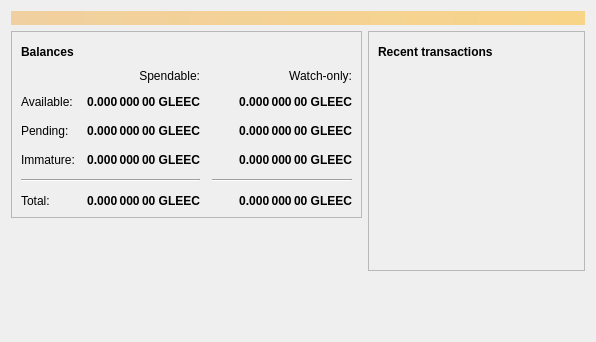
<?xml version="1.0" encoding="UTF-8"?>
<ui version="4.0">
 <class>OverviewPage</class>
 <widget class="QWidget" name="OverviewPage">
  <property name="geometry">
   <rect>
    <x>0</x>
    <y>0</y>
    <width>596</width>
    <height>342</height>
   </rect>
  </property>
  <property name="windowTitle">
   <string>Form</string>
  </property>
  <layout class="QVBoxLayout" name="topLayout">
   <item>
    <widget class="QLabel" name="labelAlerts">
     <property name="visible">
      <bool>false</bool>
     </property>
     <property name="styleSheet">
      <string notr="true">QLabel { background-color: qlineargradient(x1: 0, y1: 0, x2: 1, y2: 0, stop:0 #F0D0A0, stop:1 #F8D488); color:#000000; }</string>
     </property>
     <property name="wordWrap">
      <bool>true</bool>
     </property>
     <property name="margin">
      <number>3</number>
     </property>
     <property name="textInteractionFlags">
      <set>Qt::TextSelectableByMouse</set>
     </property>
    </widget>
   </item>
   <item>
    <layout class="QHBoxLayout" name="horizontalLayout" stretch="1,1">
     <item>
      <layout class="QVBoxLayout" name="verticalLayout_2">
       <item>
        <widget class="QFrame" name="frame">
         <property name="frameShape">
          <enum>QFrame::StyledPanel</enum>
         </property>
         <property name="frameShadow">
          <enum>QFrame::Raised</enum>
         </property>
         <layout class="QVBoxLayout" name="verticalLayout_4">
          <item>
           <layout class="QHBoxLayout" name="horizontalLayout_4">
            <item>
             <widget class="QLabel" name="label_5">
              <property name="font">
               <font>
                <weight>75</weight>
                <bold>true</bold>
               </font>
              </property>
              <property name="text">
               <string>Balances</string>
              </property>
             </widget>
            </item>
            <item>
             <widget class="QPushButton" name="labelWalletStatus">
              <property name="enabled">
               <bool>true</bool>
              </property>
              <property name="maximumSize">
               <size>
                <width>30</width>
                <height>16777215</height>
               </size>
              </property>
              <property name="toolTip">
               <string>The displayed information may be out of date. Your wallet automatically synchronizes with the GleecBTC network after a connection is established, but this process has not completed yet.</string>
              </property>
              <property name="text">
               <string/>
              </property>
              <property name="icon">
               <iconset resource="../gleecbtc.qrc">
                <normaloff>:/icons/warning</normaloff>
                <disabledoff>:/icons/warning</disabledoff>:/icons/warning</iconset>
              </property>
              <property name="iconSize">
               <size>
                <width>24</width>
                <height>24</height>
               </size>
              </property>
              <property name="flat">
               <bool>true</bool>
              </property>
             </widget>
            </item>
            <item>
             <spacer name="horizontalSpacer_3">
              <property name="orientation">
               <enum>Qt::Horizontal</enum>
              </property>
              <property name="sizeHint" stdset="0">
               <size>
                <width>40</width>
                <height>20</height>
               </size>
              </property>
             </spacer>
            </item>
           </layout>
          </item>
          <item>
           <layout class="QGridLayout" name="gridLayout">
            <property name="spacing">
             <number>12</number>
            </property>
            <item row="2" column="2">
             <widget class="QLabel" name="labelWatchPending">
              <property name="font">
               <font>
                <weight>75</weight>
                <bold>true</bold>
               </font>
              </property>
              <property name="cursor">
               <cursorShape>IBeamCursor</cursorShape>
              </property>
              <property name="toolTip">
               <string>Unconfirmed transactions to watch-only addresses</string>
              </property>
              <property name="text">
               <string notr="true">0.000 000 00 GLEEC</string>
              </property>
              <property name="alignment">
               <set>Qt::AlignRight|Qt::AlignTrailing|Qt::AlignVCenter</set>
              </property>
              <property name="textInteractionFlags">
               <set>Qt::LinksAccessibleByMouse|Qt::TextSelectableByKeyboard|Qt::TextSelectableByMouse</set>
              </property>
             </widget>
            </item>
            <item row="2" column="1">
             <widget class="QLabel" name="labelUnconfirmed">
              <property name="font">
               <font>
                <weight>75</weight>
                <bold>true</bold>
               </font>
              </property>
              <property name="cursor">
               <cursorShape>IBeamCursor</cursorShape>
              </property>
              <property name="toolTip">
               <string>Total of transactions that have yet to be confirmed, and do not yet count toward the spendable balance</string>
              </property>
              <property name="text">
               <string notr="true">0.000 000 00 GLEEC</string>
              </property>
              <property name="alignment">
               <set>Qt::AlignRight|Qt::AlignTrailing|Qt::AlignVCenter</set>
              </property>
              <property name="textInteractionFlags">
               <set>Qt::LinksAccessibleByMouse|Qt::TextSelectableByKeyboard|Qt::TextSelectableByMouse</set>
              </property>
             </widget>
            </item>
            <item row="3" column="2">
             <widget class="QLabel" name="labelWatchImmature">
              <property name="font">
               <font>
                <weight>75</weight>
                <bold>true</bold>
               </font>
              </property>
              <property name="cursor">
               <cursorShape>IBeamCursor</cursorShape>
              </property>
              <property name="toolTip">
               <string>Mined balance in watch-only addresses that has not yet matured</string>
              </property>
              <property name="text">
               <string notr="true">0.000 000 00 GLEEC</string>
              </property>
              <property name="alignment">
               <set>Qt::AlignRight|Qt::AlignTrailing|Qt::AlignVCenter</set>
              </property>
              <property name="textInteractionFlags">
               <set>Qt::LinksAccessibleByMouse|Qt::TextSelectableByKeyboard|Qt::TextSelectableByMouse</set>
              </property>
             </widget>
            </item>
            <item row="4" column="0" colspan="2">
             <widget class="Line" name="line">
              <property name="orientation">
               <enum>Qt::Horizontal</enum>
              </property>
             </widget>
            </item>
            <item row="4" column="2">
             <widget class="Line" name="lineWatchBalance">
              <property name="sizePolicy">
               <sizepolicy hsizetype="Preferred" vsizetype="Fixed">
                <horstretch>0</horstretch>
                <verstretch>0</verstretch>
               </sizepolicy>
              </property>
              <property name="minimumSize">
               <size>
                <width>140</width>
                <height>0</height>
               </size>
              </property>
              <property name="orientation">
               <enum>Qt::Horizontal</enum>
              </property>
             </widget>
            </item>
            <item row="5" column="0">
             <widget class="QLabel" name="labelTotalText">
              <property name="text">
               <string>Total:</string>
              </property>
             </widget>
            </item>
            <item row="3" column="1">
             <widget class="QLabel" name="labelImmature">
              <property name="font">
               <font>
                <weight>75</weight>
                <bold>true</bold>
               </font>
              </property>
              <property name="cursor">
               <cursorShape>IBeamCursor</cursorShape>
              </property>
              <property name="toolTip">
               <string>Mined balance that has not yet matured</string>
              </property>
              <property name="text">
               <string notr="true">0.000 000 00 GLEEC</string>
              </property>
              <property name="alignment">
               <set>Qt::AlignRight|Qt::AlignTrailing|Qt::AlignVCenter</set>
              </property>
              <property name="textInteractionFlags">
               <set>Qt::LinksAccessibleByMouse|Qt::TextSelectableByKeyboard|Qt::TextSelectableByMouse</set>
              </property>
             </widget>
            </item>
            <item row="2" column="3">
             <spacer name="horizontalSpacer_2">
              <property name="orientation">
               <enum>Qt::Horizontal</enum>
              </property>
              <property name="sizeHint" stdset="0">
               <size>
                <width>40</width>
                <height>20</height>
               </size>
              </property>
             </spacer>
            </item>
            <item row="3" column="0">
             <widget class="QLabel" name="labelImmatureText">
              <property name="text">
               <string>Immature:</string>
              </property>
             </widget>
            </item>
            <item row="5" column="1">
             <widget class="QLabel" name="labelTotal">
              <property name="font">
               <font>
                <weight>75</weight>
                <bold>true</bold>
               </font>
              </property>
              <property name="cursor">
               <cursorShape>IBeamCursor</cursorShape>
              </property>
              <property name="toolTip">
               <string>Your current total balance</string>
              </property>
              <property name="text">
               <string notr="true">0.000 000 00 GLEEC</string>
              </property>
              <property name="alignment">
               <set>Qt::AlignRight|Qt::AlignTrailing|Qt::AlignVCenter</set>
              </property>
              <property name="textInteractionFlags">
               <set>Qt::LinksAccessibleByMouse|Qt::TextSelectableByKeyboard|Qt::TextSelectableByMouse</set>
              </property>
             </widget>
            </item>
            <item row="5" column="2">
             <widget class="QLabel" name="labelWatchTotal">
              <property name="font">
               <font>
                <weight>75</weight>
                <bold>true</bold>
               </font>
              </property>
              <property name="cursor">
               <cursorShape>IBeamCursor</cursorShape>
              </property>
              <property name="toolTip">
               <string>Current total balance in watch-only addresses</string>
              </property>
              <property name="text">
               <string notr="true">0.000 000 00 GLEEC</string>
              </property>
              <property name="alignment">
               <set>Qt::AlignRight|Qt::AlignTrailing|Qt::AlignVCenter</set>
              </property>
              <property name="textInteractionFlags">
               <set>Qt::LinksAccessibleByMouse|Qt::TextSelectableByKeyboard|Qt::TextSelectableByMouse</set>
              </property>
             </widget>
            </item>
            <item row="0" column="2">
             <widget class="QLabel" name="labelWatchonly">
              <property name="text">
               <string>Watch-only:</string>
              </property>
              <property name="alignment">
               <set>Qt::AlignRight|Qt::AlignTrailing|Qt::AlignVCenter</set>
              </property>
             </widget>
            </item>
            <item row="1" column="0">
             <widget class="QLabel" name="labelBalanceText">
              <property name="text">
               <string>Available:</string>
              </property>
             </widget>
            </item>
            <item row="1" column="1">
             <widget class="QLabel" name="labelBalance">
              <property name="font">
               <font>
                <weight>75</weight>
                <bold>true</bold>
               </font>
              </property>
              <property name="cursor">
               <cursorShape>IBeamCursor</cursorShape>
              </property>
              <property name="toolTip">
               <string>Your current spendable balance</string>
              </property>
              <property name="text">
               <string notr="true">0.000 000 00 GLEEC</string>
              </property>
              <property name="alignment">
               <set>Qt::AlignRight|Qt::AlignTrailing|Qt::AlignVCenter</set>
              </property>
              <property name="textInteractionFlags">
               <set>Qt::LinksAccessibleByMouse|Qt::TextSelectableByKeyboard|Qt::TextSelectableByMouse</set>
              </property>
             </widget>
            </item>
            <item row="1" column="2">
             <widget class="QLabel" name="labelWatchAvailable">
              <property name="font">
               <font>
                <weight>75</weight>
                <bold>true</bold>
               </font>
              </property>
              <property name="cursor">
               <cursorShape>IBeamCursor</cursorShape>
              </property>
              <property name="toolTip">
               <string>Your current balance in watch-only addresses</string>
              </property>
              <property name="text">
               <string notr="true">0.000 000 00 GLEEC</string>
              </property>
              <property name="alignment">
               <set>Qt::AlignRight|Qt::AlignTrailing|Qt::AlignVCenter</set>
              </property>
              <property name="textInteractionFlags">
               <set>Qt::LinksAccessibleByMouse|Qt::TextSelectableByKeyboard|Qt::TextSelectableByMouse</set>
              </property>
             </widget>
            </item>
            <item row="2" column="0">
             <widget class="QLabel" name="labelPendingText">
              <property name="text">
               <string>Pending:</string>
              </property>
             </widget>
            </item>
            <item row="0" column="1">
             <widget class="QLabel" name="labelSpendable">
              <property name="text">
               <string>Spendable:</string>
              </property>
              <property name="alignment">
               <set>Qt::AlignRight|Qt::AlignTrailing|Qt::AlignVCenter</set>
              </property>
             </widget>
            </item>
           </layout>
          </item>
         </layout>
        </widget>
       </item>
       <item>
        <spacer name="verticalSpacer">
         <property name="orientation">
          <enum>Qt::Vertical</enum>
         </property>
         <property name="sizeHint" stdset="0">
          <size>
           <width>20</width>
           <height>40</height>
          </size>
         </property>
        </spacer>
       </item>
      </layout>
     </item>
     <item>
      <layout class="QVBoxLayout" name="verticalLayout_3">
       <item>
        <widget class="QFrame" name="frame_2">
         <property name="frameShape">
          <enum>QFrame::StyledPanel</enum>
         </property>
         <property name="frameShadow">
          <enum>QFrame::Raised</enum>
         </property>
         <layout class="QVBoxLayout" name="verticalLayout">
          <item>
           <layout class="QHBoxLayout" name="horizontalLayout_2">
            <item>
             <widget class="QLabel" name="label_4">
              <property name="font">
               <font>
                <weight>75</weight>
                <bold>true</bold>
               </font>
              </property>
              <property name="text">
               <string>Recent transactions</string>
              </property>
             </widget>
            </item>
            <item>
             <widget class="QPushButton" name="labelTransactionsStatus">
              <property name="enabled">
               <bool>true</bool>
              </property>
              <property name="maximumSize">
               <size>
                <width>30</width>
                <height>16777215</height>
               </size>
              </property>
              <property name="toolTip">
               <string>The displayed information may be out of date. Your wallet automatically synchronizes with the GleecBTC network after a connection is established, but this process has not completed yet.</string>
              </property>
              <property name="text">
               <string/>
              </property>
              <property name="icon">
               <iconset resource="../gleecbtc.qrc">
                <normaloff>:/icons/warning</normaloff>
                <disabledoff>:/icons/warning</disabledoff>:/icons/warning</iconset>
              </property>
              <property name="iconSize">
               <size>
                <width>24</width>
                <height>24</height>
               </size>
              </property>
              <property name="flat">
               <bool>true</bool>
              </property>
             </widget>
            </item>
            <item>
             <spacer name="horizontalSpacer">
              <property name="orientation">
               <enum>Qt::Horizontal</enum>
              </property>
              <property name="sizeHint" stdset="0">
               <size>
                <width>40</width>
                <height>20</height>
               </size>
              </property>
             </spacer>
            </item>
           </layout>
          </item>
          <item>
           <widget class="QListView" name="listTransactions">
            <property name="styleSheet">
             <string notr="true">QListView { background: transparent; }</string>
            </property>
            <property name="frameShape">
             <enum>QFrame::NoFrame</enum>
            </property>
            <property name="verticalScrollBarPolicy">
             <enum>Qt::ScrollBarAlwaysOff</enum>
            </property>
            <property name="horizontalScrollBarPolicy">
             <enum>Qt::ScrollBarAlwaysOff</enum>
            </property>
            <property name="selectionMode">
             <enum>QAbstractItemView::NoSelection</enum>
            </property>
           </widget>
          </item>
         </layout>
        </widget>
       </item>
       <item>
        <spacer name="verticalSpacer_2">
         <property name="orientation">
          <enum>Qt::Vertical</enum>
         </property>
         <property name="sizeHint" stdset="0">
          <size>
           <width>20</width>
           <height>40</height>
          </size>
         </property>
        </spacer>
       </item>
      </layout>
     </item>
    </layout>
   </item>
  </layout>
 </widget>
 <resources/>
 <connections/>
</ui>
